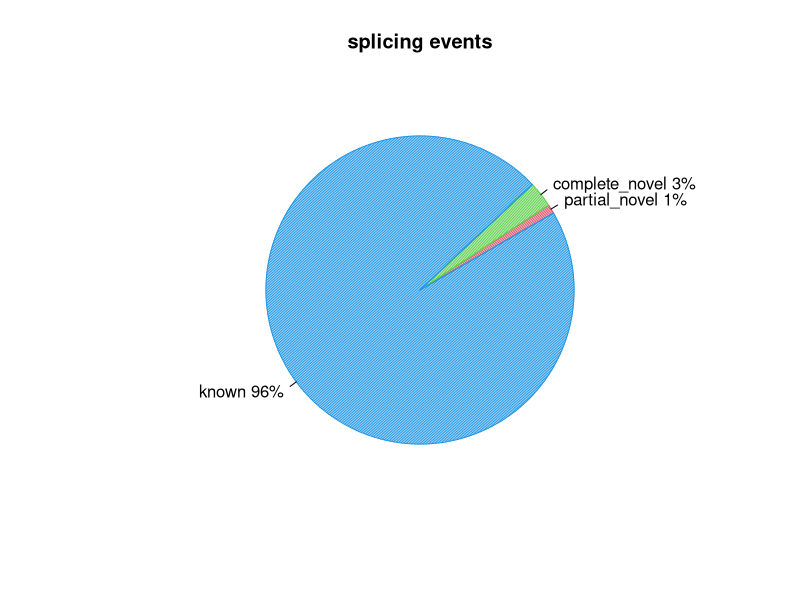
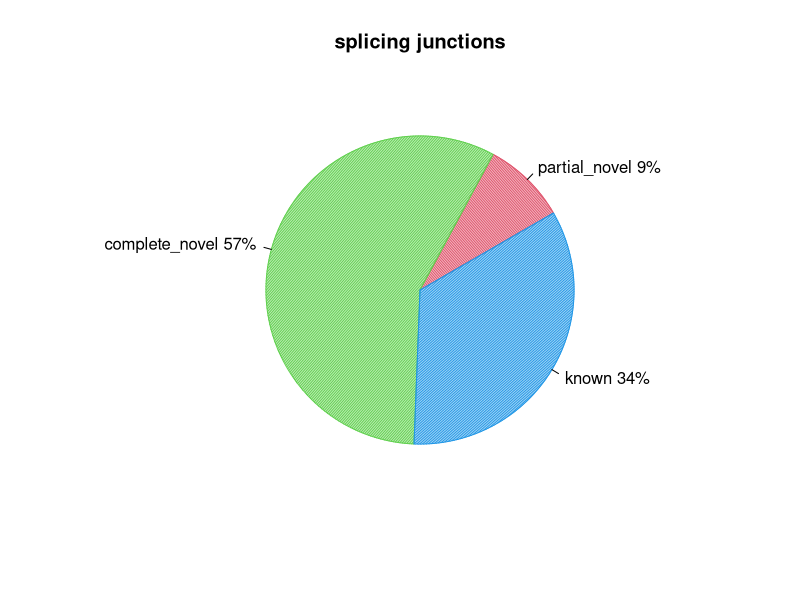

The R source for these figures, in order:
pdf("CF98437.splice_events.pdf")
events=c(0.9411131235727234,2.715975481061057,96.25554578260508)
pie(events,col=c(2,3,4),init.angle=30,angle=c(60,120,150),density=c(70,70,70),main="splicing events",labels=c("partial_novel 1%","complete_novel 3%","known 96%"))
dev.off()
pdf("CF98437.splice_junction.pdf")
junction=c(8.797651790731376,57.24980037263774,33.952547836630885)
pie(junction,col=c(2,3,4),init.angle=30,angle=c(60,120,150),density=c(70,70,70),main="splicing junctions",labels=c("partial_novel 9%","complete_novel 57%","known 34%"))
dev.off()
